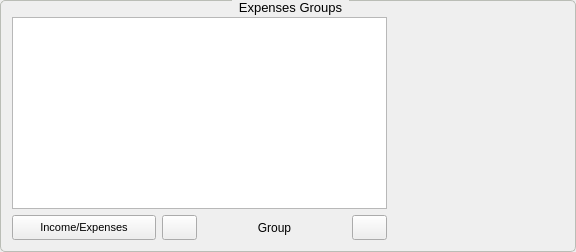
         <widget class="QGroupBox" name="groupBoxGroups">
          <property name="sizePolicy">
           <sizepolicy hsizetype="Expanding" vsizetype="Expanding">
            <horstretch>0</horstretch>
            <verstretch>0</verstretch>
           </sizepolicy>
          </property>
          <property name="minimumSize">
           <size>
            <width>567</width>
            <height>220</height>
           </size>
          </property>
          <property name="maximumSize">
           <size>
            <width>2000</width>
            <height>1500</height>
           </size>
          </property>
          <property name="font">
           <font>
            <family>MS Shell Dlg 2</family>
            <pointsize>10</pointsize>
            <weight>50</weight>
            <bold>false</bold>
           </font>
          </property>
          <property name="styleSheet">
           <string notr="true">QGroupBox{
	border: 1px solid gray;
    border-color: rgb(186, 189, 182);
	border-radius : 5px;
   margin-top: 0.5em; 
}

QGroupBox::title {
    subcontrol-origin: margin;
    subcontrol-position: top center;
    padding: 0px 5px 0px 5px;
}</string>
          </property>
          <property name="title">
           <string>Expenses Groups</string>
          </property>
          <property name="alignment">
           <set>Qt::AlignHCenter|Qt::AlignTop</set>
          </property>
          <layout class="QGridLayout" name="gridLayout">
           <item row="1" column="0">
            <layout class="QVBoxLayout" name="verticalLayout_2">
             <item>
              <widget class="TableWidgetMouse" name="tableOfGroups">
               <property name="sizePolicy">
                <sizepolicy hsizetype="Expanding" vsizetype="Expanding">
                 <horstretch>0</horstretch>
                 <verstretch>0</verstretch>
                </sizepolicy>
               </property>
               <property name="minimumSize">
                <size>
                 <width>375</width>
                 <height>160</height>
                </size>
               </property>
               <property name="maximumSize">
                <size>
                 <width>600</width>
                 <height>16777215</height>
                </size>
               </property>
               <property name="font">
                <font>
                 <family>MS Shell Dlg 2</family>
                 <pointsize>8</pointsize>
                </font>
               </property>
               <property name="tabKeyNavigation">
                <bool>false</bool>
               </property>
               <property name="cornerButtonEnabled">
                <bool>false</bool>
               </property>
               <attribute name="horizontalHeaderMinimumSectionSize">
                <number>47</number>
               </attribute>
               <attribute name="horizontalHeaderHighlightSections">
                <bool>false</bool>
               </attribute>
               <attribute name="horizontalHeaderShowSortIndicator" stdset="0">
                <bool>true</bool>
               </attribute>
               <attribute name="verticalHeaderMinimumSectionSize">
                <number>20</number>
               </attribute>
               <attribute name="verticalHeaderHighlightSections">
                <bool>false</bool>
               </attribute>
              </widget>
             </item>
             <item>
              <layout class="QHBoxLayout" name="horizontalLayout_2">
               <property name="sizeConstraint">
                <enum>QLayout::SetMinAndMaxSize</enum>
               </property>
               <item>
                <widget class="CustomPushButton" name="pushButtonToggleGroups">
                 <property name="sizePolicy">
                  <sizepolicy hsizetype="Preferred" vsizetype="Fixed">
                   <horstretch>0</horstretch>
                   <verstretch>0</verstretch>
                  </sizepolicy>
                 </property>
                 <property name="minimumSize">
                  <size>
                   <width>131</width>
                   <height>25</height>
                  </size>
                 </property>
                 <property name="maximumSize">
                  <size>
                   <width>200</width>
                   <height>35</height>
                  </size>
                 </property>
                 <property name="font">
                  <font>
                   <family>MS Shell Dlg 2</family>
                   <pointsize>8</pointsize>
                   <kerning>true</kerning>
                  </font>
                 </property>
                 <property name="text">
                  <string>Income/Expenses</string>
                 </property>
                </widget>
               </item>
               <item>
                <widget class="QPushButton" name="groupBackwardsButton">
                 <property name="minimumSize">
                  <size>
                   <width>35</width>
                   <height>25</height>
                  </size>
                 </property>
                 <property name="maximumSize">
                  <size>
                   <width>35</width>
                   <height>25</height>
                  </size>
                 </property>
                 <property name="font">
                  <font>
                   <pointsize>19</pointsize>
                  </font>
                 </property>
                 <property name="text">
                  <string/>
                 </property>
                </widget>
               </item>
               <item>
                <widget class="QLabel" name="groupNameLabel">
                 <property name="minimumSize">
                  <size>
                   <width>140</width>
                   <height>25</height>
                  </size>
                 </property>
                 <property name="font">
                  <font>
                   <family>MS Shell Dlg 2</family>
                  </font>
                 </property>
                 <property name="text">
                  <string>Group</string>
                 </property>
                 <property name="alignment">
                  <set>Qt::AlignCenter</set>
                 </property>
                </widget>
               </item>
               <item>
                <widget class="QPushButton" name="groupForwardButton">
                 <property name="minimumSize">
                  <size>
                   <width>35</width>
                   <height>25</height>
                  </size>
                 </property>
                 <property name="maximumSize">
                  <size>
                   <width>35</width>
                   <height>25</height>
                  </size>
                 </property>
                 <property name="font">
                  <font>
                   <pointsize>19</pointsize>
                  </font>
                 </property>
                 <property name="text">
                  <string/>
                 </property>
                </widget>
               </item>
              </layout>
             </item>
            </layout>
           </item>
           <item row="1" column="2">
            <widget class="GroupPieChartWidget" name="widget_2" native="true">
             <property name="sizePolicy">
              <sizepolicy hsizetype="Expanding" vsizetype="Expanding">
               <horstretch>0</horstretch>
               <verstretch>0</verstretch>
              </sizepolicy>
             </property>
             <property name="minimumSize">
              <size>
               <width>161</width>
               <height>151</height>
              </size>
             </property>
             <property name="maximumSize">
              <size>
               <width>220</width>
               <height>210</height>
              </size>
             </property>
            </widget>
           </item>
           <item row="1" column="1">
            <spacer name="horizontalSpacer">
             <property name="orientation">
              <enum>Qt::Horizontal</enum>
             </property>
             <property name="sizeType">
              <enum>QSizePolicy::Fixed</enum>
             </property>
             <property name="sizeHint" stdset="0">
              <size>
               <width>10</width>
               <height>20</height>
              </size>
             </property>
            </spacer>
           </item>
           <item row="0" column="0">
            <spacer name="verticalSpacer_8">
             <property name="orientation">
              <enum>Qt::Vertical</enum>
             </property>
             <property name="sizeType">
              <enum>QSizePolicy::Fixed</enum>
             </property>
             <property name="sizeHint" stdset="0">
              <size>
               <width>20</width>
               <height>5</height>
              </size>
             </property>
            </spacer>
           </item>
          </layout>
         </widget>
